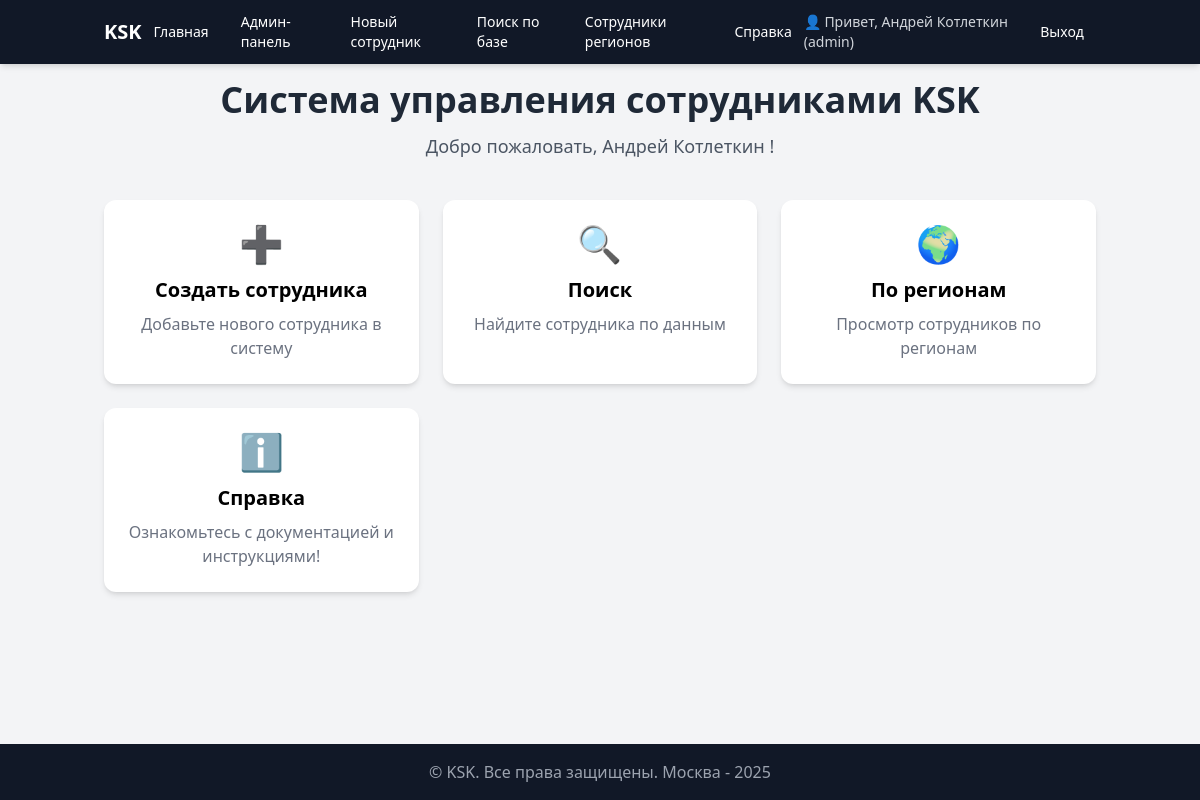
The page / (signed in) on the database its author committed.
### users/models.py (models this page shows, shortened)
class User(AbstractUser):
    class Roles(models.TextChoices):
        ADMIN = 'admin', 'Администратор'
        MANAGER = 'staff', 'Персонал'
        VIEWER = 'user', 'Пользователь'
    role = models.CharField(
        max_length=20,
        choices=Roles.choices,
        default=Roles.VIEWER,
        verbose_name='Роль',
    )
    def is_admin(self) -> bool:
        return self.role == self.Roles.ADMIN or self.is_superuser

### employees/views.py (the view)
# urls.py: path('', views.index, name='index'),
@login_required
def index(request):
    return render(request, 'index.html')

### employees/templates/index.html (shortened to what this page needs)
{% extends "base.html" %}
{% block content %}
<div class="max-w-5xl mx-auto">
  <div class="text-center mb-10">
    <h1 class="text-4xl font-extrabold text-gray-800 mb-3">
      Система управления сотрудниками KSK
    </h1>
    <p class="text-gray-600 text-lg">
      Добро пожаловать,
      {% if user.first_name or user.last_name %}
        {{ user.first_name }} {{ user.last_name }}
      {% else %}
        {{ user.username }}
      {% endif %}!
    </p>
  </div>
  <div class="grid grid-cols-1 md:grid-cols-3 gap-6">
    {% if user.is_authenticated %}
      {% if user.is_admin or user.is_manager %}
        <a href="{% url 'create_employee' %}"
           class="bg-white shadow-md rounded-xl p-6 flex flex-col items-center hover:shadow-lg transition">
          <div class="text-indigo-600 text-4xl mb-3">➕</div>
          <h2 class="text-xl font-semibold">Создать сотрудника</h2>
          <p class="text-gray-500 text-center mt-2">
            Добавьте нового сотрудника в систему
          </p>
        </a>
      {% endif %}
      <a href="{% url 'search_employee' %}"
         class="bg-white shadow-md rounded-xl p-6 flex flex-col items-center hover:shadow-lg transition">
        <div class="text-green-600 text-4xl mb-3">🔍</div>
        <h2 class="text-xl font-semibold">Поиск</h2>
        <p class="text-gray-500 text-center mt-2">
          Найдите сотрудника по данным
        </p>
      </a>
      <a href="{% url 'employees_by_region' %}"
         class="bg-white shadow-md rounded-xl p-6 flex flex-col items-center hover:shadow-lg transition">
        <div class="text-blue-600 text-4xl mb-3">🌍</div>
        <h2 class="text-xl font-semibold">По регионам</h2>
        <p class="text-gray-500 text-center mt-2">
          Просмотр сотрудников по регионам
        </p>
      </a>
    {% endif %}
    <a href="{% url 'help' %}"
       class="bg-white shadow-md rounded-xl p-6 flex flex-col items-center hover:shadow-lg transition">
      <div class="text-yellow-500 text-4xl mb-3">ℹ️</div>
      <h2 class="text-xl font-semibold">Справка</h2>
      <p class="text-gray-500 text-center mt-2">
        Ознакомьтесь с документацией и инструкциями!
      </p>
    </a>
  </div>
</div>
{% endblock %}

### employees/templates/base.html (shortened to what this page needs)
{% load static %}
<!DOCTYPE html>
<html lang="ru">
<head>
    <link href="{% static 'css/dist/styles.css' %}" rel="stylesheet">
</head>
<body class="bg-gray-100 min-h-screen flex flex-col">
<nav class="bg-gray-900 fixed w-full top-0 z-50 shadow-md">
  <div class="container mx-auto px-4">
    <div class="flex items-center justify-between h-16">
      <a href="{% url 'index' %}" class="text-white text-xl font-bold">KSK</a>
      <div id="menu" class="hidden lg:flex space-x-2 items-center">
        {% if user.is_authenticated %}
          <a href="{% url 'index' %}"
             class="px-3 py-2 rounded-md text-sm font-medium text-white hover:bg-gray-700">
            Главная
          </a>
          {% if user.is_admin %}
            <a href="/admin/"
               class="px-3 py-2 rounded-md text-sm font-medium text-white hover:bg-gray-700">
              Админ-панель
            </a>
          {% endif %}
          {% if user.is_admin or user.is_manager %}
            <a href="{% url 'create_employee' %}"
               class="px-3 py-2 rounded-md text-sm font-medium text-white hover:bg-gray-700">
              Новый сотрудник
            </a>
            <a href="{% url 'search_employee' %}"
               class="px-3 py-2 rounded-md text-sm font-medium text-white hover:bg-gray-700">
              Поиск по базе
            </a>
            <a href="{% url 'employees_by_region' %}"
               class="px-3 py-2 rounded-md text-sm font-medium text-white hover:bg-gray-700">
              Сотрудники регионов
            </a>
          {% endif %}
        {% endif %}
        <a href="{% url 'help' %}"
           class="px-3 py-2 rounded-md text-sm font-medium text-white hover:bg-gray-700">
          Справка
        </a>
      </div>
      <div class="hidden lg:flex items-center space-x-3">
        {% if user.is_authenticated %}
          <span class="text-gray-300 text-sm">
            👤 Привет,
            {% if user.first_name or user.last_name %}
              {{ user.first_name }} {{ user.last_name }}
            {% else %}
              {{ user.username }}
            {% endif %}
            ({{ user.role }})
          </span>
          <a href="{% url 'logout' %}"
             class="px-3 py-2 rounded-md text-sm font-medium text-white hover:bg-red-600">
            Выход
          </a>
        {% else %}
          <a href="{% url 'login' %}"
             class="px-3 py-2 rounded-md text-sm font-medium text-white hover:bg-green-600">
            Вход
          </a>
        {% endif %}
      </div>
    </div>
  </div>
</nav>
<main class="container mx-auto px-4 pt-20 flex-1">
  {% block content %}{% endblock %}
</main>
<footer class="bg-gray-900 text-gray-400 text-center py-4 mt-10">
  © {{ now|date:"Y" }} KSK. Все права защищены. Москва - 2025
</footer>
</body>
</html>

### rows shown on the page
User: first_name "Андрей", last_name "Котлеткин", role "admin"
